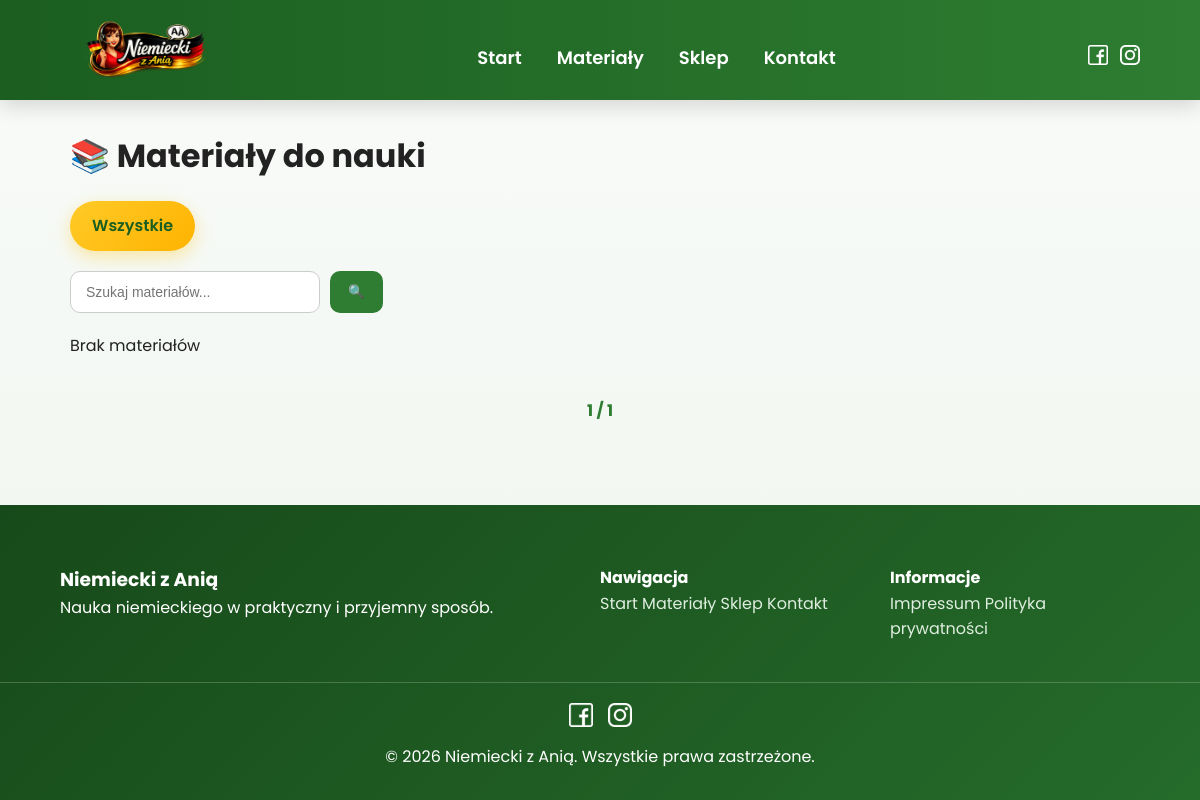
Page /materialy/ on the earlier database version.
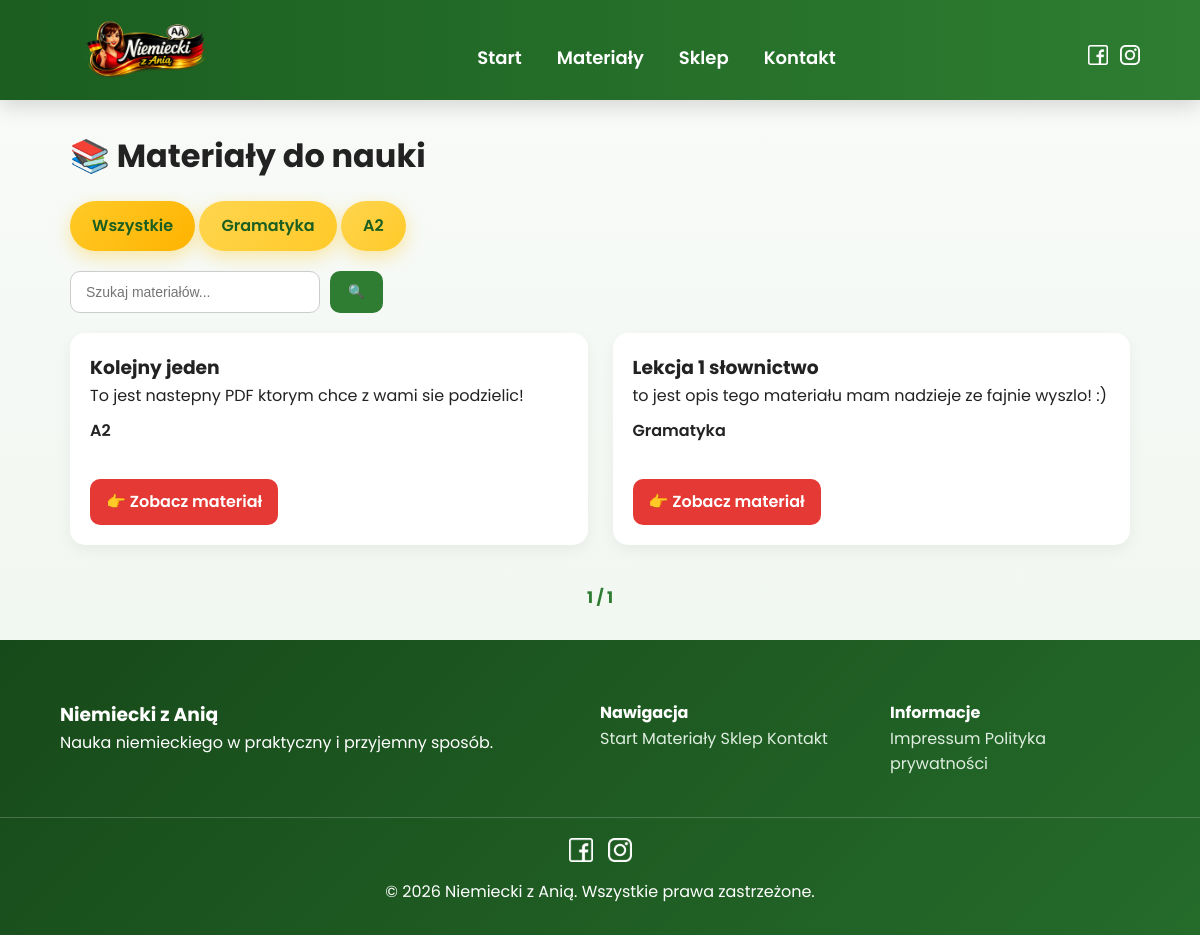
Same page on the later database version.
### core/models.py (models this page shows, shortened)
class Category(models.Model):
    name = models.CharField(max_length=100)
    slug = models.SlugField(unique=True, blank=True)

class Material(models.Model):
    title = models.CharField(max_length=200)
    description = models.TextField(blank=True)
    pdf = models.FileField(
    upload_to="materials/",
    validators=[FileExtensionValidator(allowed_extensions=["pdf", "docx", "xlsx"])]
    )
    category = models.ForeignKey(Category, on_delete=models.CASCADE)
    slug = models.SlugField(unique=True, blank= True)
    created_at = models.DateTimeField(auto_now_add=True)

### core/views.py (the view)
# urls.py: path("materialy/", views.material_list, name="material_list"),
def material_list(request):
    materials = Material.objects.all().order_by("-created_at")
    categories = Category.objects.all()
    search_query = request.GET.get("search")
    if search_query:
        materials = materials.filter(
            Q(title__icontains=search_query) |
            Q(description__icontains=search_query) |
            Q(category__name__icontains=search_query)
        )
    paginator = Paginator(materials, 9)
    page_number = request.GET.get("page")
    page_obj = paginator.get_page(page_number)
    return render(request, "materialy.html", {
        "page_obj": page_obj,
        "categories": categories,
    })

### templates/materialy.html (shortened to what this page needs)
{% extends "base.html" %}
{% block content %}
<div class="materials-container">
    <h1 class="materials-title">📚 Materiały do nauki</h1>
    <div class="materials-top">
        <div class="categories">
            <a href="{% url 'material_list' %}"
               class="btn-wszystkie {% if not active_category %}active{% endif %}">
                Wszystkie
            </a>
            {% for cat in categories %}
                <a href="{% url 'material_by_category' cat.slug %}"
                   class="btn-wszystkie {% if active_category == cat %}active{% endif %}">
                    {{ cat.name }}
                </a>
            {% endfor %}
        </div>
        <form method="GET" class="search-form">
            <input
                type="text"
                name="search"
                placeholder="Szukaj materiałów..."
                value="{{ request.GET.search }}"
                class="search-input"
            >
            <button type="submit" class="search-btn">
                🔍
            </button>
        </form>
    </div>
    <div class="materials-grid">
        {% for material in page_obj %}
            <div class="material-card">
                <h3>{{ material.title }}</h3>
                <p>{{ material.description|truncatewords:12 }}</p>
                <p class="material-category">
                    {{ material.category.name }}
                </p>
                <a href="{% url 'material_detail' material.slug %}" class="btn-red">
                    👉 Zobacz materiał
                </a>
            </div>
        {% empty %}
            <p>Brak materiałów</p>
        {% endfor %}
    </div>
    <div class="pagination">
        <span class="page-info">
            {{ page_obj.number }} / {{ page_obj.paginator.num_pages }}
        </span>
    </div>
</div>
{% endblock %}

### templates/base.html (shortened to what this page needs)
{% load static %}
<!DOCTYPE html>
<html lang="pl">
<head>
    <link rel="stylesheet" href="{% static 'css/style.css' %}">
</head>
<body>
    <header class="navbar">
    <div class="nav-container">
        <a href="/" class="logo">
            <img src="{% static 'images/logo.png' %}" alt="Logo">
        </a>
        <nav class="nav-links">
            <a href="/">Start</a>
            <a href="/materialy/">Materiały</a>
            <a href="/sklep/">Sklep</a>
            <a href="/kontakt/">Kontakt</a>
        </nav>
        <div class="nav-right">
            <a href="https://facebook.com" target="_blank" class="social-link">
                <img src="{% static 'images/facebook-logo.png' %}" alt="Facebook">
            </a>
            <a href="https://instagram.com" target="_blank" class="social-link">
                <img src="{% static 'images/instagram-logo.png' %}" alt="Instagram">
            </a>
        </div>
    </div>
</header>
    <main class="main-content">
        {% block content %}
        {% endblock %}
    </main>
    <footer class="footer">
    <div class="container footer-grid">
        <div class="footer-brand">
            <h3>Niemiecki z Anią </h3>
            <p>Nauka niemieckiego w praktyczny i przyjemny sposób.</p>
        </div>
        <div class="footer-nav">
            <h4>Nawigacja</h4>
            <a href="/">Start</a>
            <a href="/materialy/">Materiały</a>
            <a href="/sklep/">Sklep</a>
            <a href="/kontakt/">Kontakt</a>
        </div>
        <div class="footer-legal">
            <h4>Informacje</h4>
            <a href="/impressum/">Impressum</a>
            <a href="/privacy/">Polityka prywatności</a>
        </div>
    </div>
    <div class="footer-bottom">
        <div class="footer-social">
            <a href="#"><img src="{% static 'images/facebook-logo.png' %}"></a>
            <a href="#"><img src="{% static 'images/instagram-logo.png' %}"></a>
        </div>
        <p>© 2026 Niemiecki z Anią. Wszystkie prawa zastrzeżone.</p>
    </div>
</footer>
</body>
</html>

### core/static/css/style.css (style rules this page uses)
* { margin: 0; padding: 0; box-sizing: border-box; }
body { font-family: 'Poppins', sans-serif; background: linear-gradient(180deg, #f9fbf9, #eef5ee); color: #222; line-height: 1.6; }
.container { width: 90%; max-width: 1200px; margin: auto; }
.navbar { position: sticky; top: 0; height: 100px; background: linear-gradient(90deg, #1b5e20, #2e7d32); display: flex; align-items: center; z-index: 9999; box-shadow: 0 6px 20px rgba(0,0,0,0.15); }
.nav-container { width: 90%; max-width: 1200px; margin: auto; display: grid; grid-template-columns: auto 1fr auto; align-items: center; }
.logo { justify-self: start; }
.logo img { height: 110px; object-fit: contain; }
.nav-links { display: flex; justify-self: center; gap: 35px; }
.nav-links a { color: white; text-decoration: none; font-size: 18px; font-weight: 600; transition: 0.3s; }
.nav-right { justify-self: end; display: flex; gap: 12px; }
.social-link img { width: 20px; filter: brightness(0) invert(1); transition: 0.3s; }
.footer { background: linear-gradient(135deg, #1b5e20, #2e7d32); color: white; padding: 60px 0 30px; }
.footer-grid { display: grid; grid-template-columns: 2fr 1fr 1fr; gap: 40px; margin-bottom: 40px; }
.footer a { color: #dfeee0; text-decoration: none; }
.footer-bottom { border-top: 1px solid rgba(255,255,255,0.2); padding-top: 20px; text-align: center; }
.footer-social { display: flex; justify-content: center; gap: 15px; margin-bottom: 10px; }
.footer-social img { width: 24px; filter: brightness(0) invert(1); }
html, body { height: 100%; }
body { display: flex; flex-direction: column; }
.main-content { flex: 1; }
.footer { background: linear-gradient(135deg, #174a1a, #256b2a); }
.materials-container { max-width: 1100px; margin: 0 auto; padding: 30px 20px; }
.materials-title { margin-bottom: 20px; }
.categories { margin-bottom: 20px; }
.materials-grid { display: grid; grid-template-columns: repeat(auto-fit, minmax(280px, 1fr)); gap: 25px; }
.material-card { background: white; border-radius: 15px; padding: 20px; box-shadow: 0 5px 15px rgba(0,0,0,0.05); transition: 0.3s; }
.material-category { font-weight: bold; margin-top: 10px; }
.btn-wszystkie { display: inline-block; padding: 12px 22px; border-radius: 999px; background: linear-gradient(135deg, #ffd54f, #ffca28); color: #1b5e20; font-weight: 600; text-decoration: none; transition: all 0.25s ease; box-shadow: 0 6px 18px rgba(255, 202, 40, 0.4); }
.btn-wszystkie.active { background: linear-gradient(135deg, #ffca28, #ffb300); }
.search-form { margin: 20px 0; display: flex; gap: 10px; }
.search-input { padding: 12px 15px; border-radius: 10px; border: 1px solid #ccc; width: 250px; font-size: 14px; }
.search-btn { padding: 12px 18px; border-radius: 10px; border: none; background: #2e7d32; color: white; cursor: pointer; transition: 0.2s; }
.btn-red { display: inline-block; margin-top: 10px; padding: 10px 16px; border-radius: 10px; background: #e53935; color: white; text-decoration: none; font-weight: 600; transition: 0.2s; }
.material-category { font-weight: 600; margin-bottom: 25px; }
.pagination { margin-top: 40px; display: flex; justify-content: center; align-items: center; gap: 20px; }
.page-info { font-weight: bold; color: #2e7d32; font-size: 16px; }

Differences in the rows shown:
added Category: name "Gramatyka"
added Category: name "A2"
added Material: title "Kolejny jeden", description "To jest nastepny PDF ktorym chce z wami sie podzielic!", category.name "A2"
added Material: title "Lekcja 1 słownictwo", description "to jest opis tego materiału mam nadzieje ze fajnie wyszlo! :)", category.name "Gramatyka"
Other differences:
text no longer shown: "Brak materiałów"
